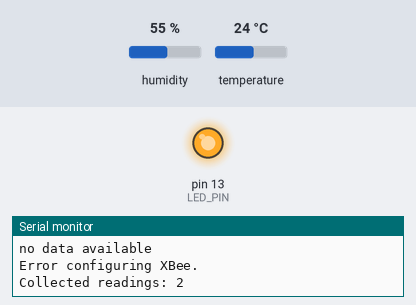
Simulated run of this sketch. Board: Arduino Uno, built with avr-gcc and run on an emulated ATmega328P. On the bench: output pins drawn as LEDs (lit = HIGH), the last lines printed to the serial monitor. Wiring (inferred from the names in the program): DHT11 sensor: data pin 4. The inputs (shaded band) are chosen by the test bench; at power-on: humidity 55 %, temperature 24 °C.

Above: at 11.51 s.
At 41.7 s:
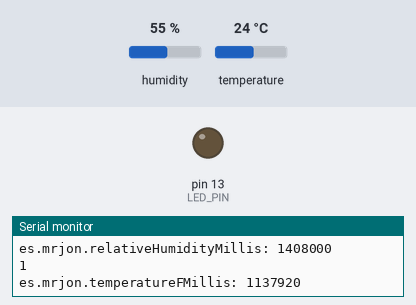
Timing chart, 0 to 89.9 s (numbered marks = the images above):
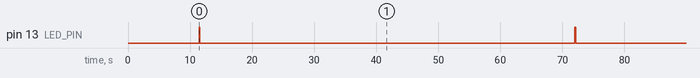

Measured:
- by itself, pin 13 (LED_PIN): alternates HIGH for 0.10 s and LOW for 60.4 s

The sketch:

xbee_node.ino
```cpp
enum Sensor {
  S_RHT03,
  S_HIH6130,
  S_MPL3115A2,
  S_HTU21D
};

struct Reading {
  String metricId;
  long value;
};

// Wiring:
//
// [1a] Temperature Sensor: HIH6130
// Wire SCA & SCL according to: http://arduino.cc/en/reference/wire
// VDD -> 5V
// GND -> Ground
//
// [1b] Temperature Sensor: RHT03
const int RHT_PIN = 4;
//
// [2] XBee
// For RX and TX, pick any pins, subject to the limitations at:
// http://arduino.cc/en/Reference/SoftwareSerial
const int XBEE_RX_PIN = 9;  // connected to TX on the XBee
const int XBEE_TX_PIN = 10;  // connected to RX on the XBee
// +5  -> 5V
// GND -> Ground

#include <Wire.h>
#include <SoftwareSerial.h>
#include "MPL3115A2.h"
#include "HTU21D.h"

const int REPORTER_ID = 0x0003;
const Sensor SENSOR_TYPE = S_RHT03;


const int LED_PIN = 13;

const int NONE = 0;
const int SOME = 1;
const int ALL  = 2;

const int debug = SOME;

SoftwareSerial xbee = SoftwareSerial(XBEE_RX_PIN, XBEE_TX_PIN);

MPL3115A2 pressureSensor;
HTU21D htu21dSensor;

void setup() {
  pinMode(LED_PIN, OUTPUT);

  Serial.begin(9600);
  xbee.begin(9600);

  switch (SENSOR_TYPE) {
  case S_MPL3115A2:
    pressureSensor.begin();
    pressureSensor.setModeBarometer();
    pressureSensor.setOversampleRate(7); // Set Oversample to the recommended 128
    pressureSensor.enableEventFlags();
    break;
  case S_HTU21D:
    htu21dSensor.begin();
    break;
  case S_HIH6130:
  case S_RHT03:
    Wire.begin();
    break;
  }

  xbee.listen();

  // TODO(mrjones): pick a more thought-out time?
  delay(5000);

  if (!xbeeSetup()) {
    Serial.println("Error configuring XBee.");
  }
}

void blink(int count, int howLongMs) {
  for (int i = 0; i < count; i++) {
    digitalWrite(LED_PIN, HIGH);
    delay(howLongMs);
    digitalWrite(LED_PIN, LOW);
    delay(howLongMs);
  }
}

void loop() {
  String errorMessage = "<not set>";

  int collected;
  struct Reading readings[2];

  switch (SENSOR_TYPE) {
  case S_HIH6130:
    collected = fetchDataHIH6130(2, (struct Reading*)&readings);
    break;
  case S_RHT03:
    collected = fetchDataRHT03(2, (struct Reading*)&readings, &errorMessage);
    break;
  case S_MPL3115A2:
    collected = fetchDataMpl3115a2(2, (struct Reading*)&readings);
    break;
  case S_HTU21D:
    collected = fetchDataHtu21d(2, (struct Reading*)&readings);
  }

  Serial.print("Collected readings: ");
  Serial.println(collected);

  blink(1, 100);
  if (collected > 0) {
    xbeeSendVarUint((unsigned long)1);  // protocol version id
    xbeeSendVarUint((unsigned long)3);  // method id
    xbeeSendVarUint((unsigned long)REPORTER_ID); // reporter ID
    xbeeSendVarUint((unsigned long)collected);  // num metrics
    for (int i = 0; i < collected; i++) {
      Serial.println(i);
      xbeeSendString(readings[i].metricId);
      xbeeSendVarUint(readings[i].value);
      Serial.print(readings[i].metricId);
      Serial.print(": ");
      Serial.println(readings[i].value);
    }
  } else {
    blink(2, 500);
    Serial.println("Unable to fetch sensor data");

    xbeeSendVarUint((unsigned long)1);  // protocol version id
    xbeeSendVarUint((unsigned long)4);  // method id
    xbeeSendVarUint((unsigned long)REPORTER_ID); // reporter ID
    xbeeSendString(errorMessage);
  }
  delay(60L * 1000);
}

// =====================================
// Temperature Sensor Functions: HIH6130
// =====================================

// See: http://www.phanderson.com/arduino/I2CCommunications.pdf
// Section 2.1 "Sensor Address"
const int SENSOR_ADDRESS = 0x27;

int fetchDataHIH6130(int maxReadings, struct Reading* readings) {
  if (maxReadings < 2) {
    Serial.println("readings buffer is not large enough");
    return 0;
  }

  if (debug >= SOME) { Serial.println("Fetching data..."); }

  // Section 2.5: Humidity and Temperature Data Fetch
  // Returns 2 14-bit numbers, and 2 status bits in this format:
  //
  // Byte 0:
  // Highest 2 bits: Status bits
  // Lowest 6 bits:  High 6 bits of humidity
  //
  // Byte 1:
  // All 8 bits: Low 8 bits of humidity
  //
  // Byte 2:
  // All 8 bits: High 8 bits of temperature
  //
  // Byte 3:
  // High 6 bits: Low 6 bits of temperature
  // Low 2 bits: unused
  const int NUM_BYTES = 4;

  Wire.beginTransmission(SENSOR_ADDRESS);
  Wire.endTransmission();

  // From Section 3.0: Measurement Cycle:
  // The measurement cycle duration is typically 36.65 ms for
  // temperature and humidity readings.
  delay(40);

  Wire.requestFrom(SENSOR_ADDRESS, NUM_BYTES);

  byte buf[NUM_BYTES];
  int i = 0;
  while (Wire.available() && i < NUM_BYTES) {
    buf[i] = Wire.read();
    if (debug >= ALL) {
      Serial.print("Read: '");
      Serial.print((int)buf[i]);
      Serial.println("'");
    }
    i++;
  }
  Wire.endTransmission();
  if (debug >= ALL) {
    Serial.print("Fetched: ");
    Serial.print(i);
    Serial.println(" bytes");
  }

  // Section 2.6: Status Bits
  boolean s1 = buf[0] >> 7;
  boolean s0 = (buf[0] >> 6) & 0x1;
  if (debug >= SOME) {
    if (s1 && s0) {
      Serial.println("Diagnostic condition");
    } else if (s1 && !s0) {
      Serial.println("Device in command mode");
    } else if (!s1 && s0) {
      Serial.println("stale data");
    } else if (!s1 && !s0) {
      Serial.println("Normal");
    } else {
      Serial.println("WTF??");
    }
  }

  if (s0 || s1) {
    return 0;
  }

  unsigned int humidityReading = ((unsigned int)(buf[0] & 0x3F) << 8) | buf[1];
  unsigned int tempReading = ((unsigned int)buf[2] << 6) | ((buf[3] & 0xFC) >> 2);

  const unsigned int denom = (1 << 14) - 1;
  // Section 4.0 Calculation of the Humidity from the Digital Output
  if (debug >= SOME) {
    Serial.println("Humidity reading: ");
    Serial.println(humidityReading);
  }
  readings[0].value = (double)1000 * 100 * ((double)humidityReading / denom);
  readings[0].metricId = "es.mrjon.relativeHumidityMillis";

  // Section 5.0 Calculation of Optional Temperature from the Digital Output
  if (debug >= SOME) {
    Serial.println("Temp reading (F): ");
    Serial.println(tempReading);
  }
  double tempC = ((double)tempReading / denom) * 165 - 40;
  readings[1].value = 1000 * ((tempC * 9) / 5 + 32);
  readings[1].metricId = "es.mrjon.temperatureFMillis";

  return 2;
}

// =====================================
// Temperature Sensor Functions: RHT03
// =====================================

const int RHT_PAYLOAD_SIZE_BYTES = 5;
// Each payload bit requires two transitions: going low, and then going high
// Additionally, there is one high/low cycle to begin the protocol, and the
// protocol terminates by going into the low state.
const int RHT_EXPECTED_TRANSITIONS = (8 * RHT_PAYLOAD_SIZE_BYTES) * 2 + 3;
const int RHT_TIMEOUT_US = 255;
const int RHT_THRESHOLD_US = 40;

int fetchDataRHT03(int maxReadings, struct Reading* readings, String* errorMessage) {
  if (maxReadings < 2) {
    Serial.println("readings buffer is not large enough");
    return 0;
  }

  /**
   ** Signal that we're ready to read data
   **/
  int usInStateHistory[RHT_EXPECTED_TRANSITIONS];
  int actualTransitions = 0;

  pinMode(RHT_PIN, INPUT);
  digitalWrite(RHT_PIN, HIGH);
  delay(250);

  // Pull low for 1-10ms (or >500us depending on doc)
  pinMode(RHT_PIN, OUTPUT);
  digitalWrite(RHT_PIN, LOW);
  delay(10);

  // Pull low for 20-40us
  digitalWrite(RHT_PIN, HIGH);
  delayMicroseconds(40);

  /**
   ** Read from sensor
   **/
  pinMode(RHT_PIN, INPUT);
  uint8_t prevstate = digitalRead(RHT_PIN);
  uint8_t curstate = prevstate;

  boolean timedout = false;
  unsigned long lastRead = -1;
  unsigned long stateBeginTimestamp = micros();

  // Leave room to read a few extra bits.  In the normal case we'll timeout
  // and not fill any of these bits.  However, if something is wrong, we'll
  // detect below that we observed too many transitions and bail out.
  const int MARGIN_FOR_ERROR = 5;

  for (int i = 0; i < RHT_EXPECTED_TRANSITIONS + MARGIN_FOR_ERROR; i++) {
    int count = 0;
    unsigned long usInState = 0;
    while (curstate == prevstate) {
      curstate = digitalRead(RHT_PIN);
//      Serial.println(curstate);
      lastRead = micros();
      ++count;
      usInState = lastRead - stateBeginTimestamp;
      if (usInState >= RHT_TIMEOUT_US) {
        timedout = true;
        break;
      }
    }

    if (timedout) {
      break;
    }

    stateBeginTimestamp = lastRead;
    prevstate = curstate;
    actualTransitions++;

    if (i < RHT_EXPECTED_TRANSITIONS) {
      // usInStateHistory only stores 'EXPECTED_TRANSITIONS' elements
      usInStateHistory[i] = usInState;
    }
  }

  if (actualTransitions != RHT_EXPECTED_TRANSITIONS) {
    Serial.print("Didn't get the right number of points: ");
    Serial.println(actualTransitions);
    *errorMessage = "Didn't get enough bits from sensor.";
    return 0;
  }

  /**
   ** Parse and validate payload
   **/
  uint8_t payload[RHT_PAYLOAD_SIZE_BYTES];
  for (int b = 0; b < RHT_PAYLOAD_SIZE_BYTES; b++) {
    payload[b] = 0;
    for (int i = 0; i < 8; i++) {
      payload[b] <<= 1;
      if (usInStateHistory[2 + 2 * (8 * b + i) + 1] > RHT_THRESHOLD_US) {
        payload[b] |= 1;
      }
    }
  }

  uint8_t expectedSum = payload[0] + payload[1] + payload[2] + payload[3];

  if (expectedSum != payload[4]) {
    Serial.println("Checksum: BAD");
    *errorMessage = "Bad checksum";
    return 0;
  } else {
    if (debug >= ALL) {
      Serial.println("Checksum: OK");
    }
  }

  unsigned int h = ((unsigned int)payload[0] << 8) + payload[1];
  unsigned int tc = ((unsigned int)payload[2] << 8) + payload[3];


  readings[0].value = 1000 * (h / 10.0);
  readings[0].metricId = "es.mrjon.relativeHumidityMillis";
  readings[1].value = 1000 * ((tc / 10.0) * 9 / 5 + 32);
  readings[1].metricId = "es.mrjon.temperatureFMillis";

  return 2;
}

// =======================================
// Temperature Sensor Functions: MPL3115A2
// =======================================

int fetchDataMpl3115a2(int maxReadings, struct Reading* readings) {
  if (maxReadings < 1) {
    return 0;
  }

  float pressurePascals = pressureSensor.readPressure();

  readings[0].value = 1000 * pressurePascals;
  readings[0].metricId = "es.mrjon.pressureMilliPascals";

  return 1;
}

// ====================================
// Temperature Sensor Functions: HTU21D
// =====================================

int fetchDataHtu21d(int maxReadings, struct Reading* readings) {
  if (maxReadings < 2) {
    return 0;
  }

  float temperatureC = htu21dSensor.readTemperature();
  float relativeHumidity = htu21dSensor.readHumidity();

  readings[0].value = 1000 * (temperatureC * 9 / 5 + 32);
  readings[0].metricId = "es.mrjon.temperatureFMillis";
  readings[1].value = 1000 * relativeHumidity;
  readings[1].metricId = "es.mrjon.relativeHumidityMillis";

  return 2;
}

// =====================================
// XBee Functions
// =====================================

void xbeeSendVarUint(unsigned long val) {
  int width = 1;
  if (val > pow(2, 24) - 1) {
    width = 4;
  } else if (val > pow(2, 16) - 1) {
    width = 3;
  } else if (val > pow(2, 8) - 1) {
    width = 2;
  }

  byte data[width + 1];
  data[0] = width;
  for (int i = 0; i < width; i++) {
    data[i + 1] = val & 0xFF;  // TODO: decide endianness
    val = val >> 8;
  }

  xbee.write(data, width + 1);
}

void xbeeSendString(String s) {
  int length = s.length();


  byte data[length];
  for (int i = 0; i < length; i++) {
    data[i] = s.charAt(i);
  }

  xbeeSendVarUint(length);
  xbee.write(data, length);
}

void xbeeSendFixedU32(unsigned long val) {
  if (debug >= SOME) {
    Serial.print("Sending fixed 32 '");
    Serial.print(val);
    Serial.println("'");
  }

  byte data[4];
  for (int i = 0; i < 4; ++i) {
    data[i] = val & 0xFF;
    val = val >> 8;
  }

  xbee.write(data, 4);
}

void xbeeSend(String s) {
  if (debug >= SOME) {
    Serial.print("Sending '");
    Serial.print(s);
    Serial.println("'");
  }
  xbee.print(s);
}

void xbeeWaitForData() {
  int deadline_msec = 5 * 1000;

  while (deadline_msec > 0 && !xbee.available()) {
    delay(100);
    deadline_msec -= 100;
  }
}

bool xbeeIsOk() {
  xbeeWaitForData();

  if (!xbee.available()) {
    if (debug >= SOME) {
      Serial.println("no data available");
    }
    return false;
  }

  // TODO(mrjones): tidy up
  char c;
  c = (char)xbee.read();
  if (c != 'O') {
    if (debug >= SOME) {
      Serial.print("Instead of 'O' got: ");
      Serial.println(c);
    }
    return false;
  }

  c = (char)xbee.read();
  if (c != 'K') {
    if (debug >= SOME) {
      Serial.print("Instead of 'K' got: ");
      Serial.println(c);
    }
    return false;
  }

  c = (char)xbee.read();
  if (c != '\r') {
    if (debug >= SOME) {
      Serial.print("Instead of '\r' got: ");
      Serial.println(c);
    }
    return false;
  }

  if (xbee.available()) {
    if (debug >= SOME) {
      Serial.println("still available");
    }
    return false;
  }

  if (debug >= ALL) {
    Serial.println("OK");
  }
  return true;
}

bool enterCommandMode() {
  delay(1200);
  xbeeSend("+++");

  return xbeeIsOk();
}

bool xbeeSetup() {
  if (!enterCommandMode()) {
    return false;
  }

  xbeeSend("ATID1983\r");
  if (!xbeeIsOk()) {
     return false;
  }

  xbeeSend("ATMY1111\r");
  if (!xbeeIsOk()) {
    return false;
  }

  xbeeSend("ATDL5678\r");
  if (!xbeeIsOk()) {
    return false;
  }

  xbeeSend("ATDH0\r");
  if (!xbeeIsOk()) {
    return false;
  }

  xbeeSend("ATWR\r");
  if (!xbeeIsOk()) {
    return false;
  }

  xbeeSend("ATCN\r");
  if (!xbeeIsOk()) {
    return false;
  }

  if (debug >= SOME) {
    Serial.println("Atid is set");
  }
  return true;
}
```

HTU21D.h
```cpp
// (licence header left out)
#if defined(ARDUINO) && ARDUINO >= 100
 #include "Arduino.h"
#else
 #include "WProgram.h"
#endif

#include <Wire.h>

#define HTDU21D_ADDRESS 0x40  //Unshifted 7-bit I2C address for the sensor

#define TRIGGER_TEMP_MEASURE_HOLD  0xE3
#define TRIGGER_HUMD_MEASURE_HOLD  0xE5
#define TRIGGER_TEMP_MEASURE_NOHOLD  0xF3
#define TRIGGER_HUMD_MEASURE_NOHOLD  0xF5
#define WRITE_USER_REG  0xE6
#define READ_USER_REG  0xE7
#define SOFT_RESET  0xFE

class HTU21D {

public:
  HTU21D();

  //Public Functions
  void begin();
  float readHumidity(void);
  float readTemperature(void);
  void setResolution(byte resBits);

  //Public Variables

private:
  //Private Functions

  byte read_user_register(void);
  byte check_crc(uint16_t message_from_sensor, uint8_t check_value_from_sensor);

  //Private Variables

};
```

MPL3115A2.h
```cpp
// (licence header left out)
#if defined(ARDUINO) && ARDUINO >= 100
 #include "Arduino.h"
#else
 #include "WProgram.h"
#endif

#include <Wire.h>

#define MPL3115A2_ADDRESS 0x60 // Unshifted 7-bit I2C address for sensor

#define STATUS     0x00
#define OUT_P_MSB  0x01
#define OUT_P_CSB  0x02
#define OUT_P_LSB  0x03
#define OUT_T_MSB  0x04
#define OUT_T_LSB  0x05
#define DR_STATUS  0x06
#define OUT_P_DELTA_MSB  0x07
#define OUT_P_DELTA_CSB  0x08
#define OUT_P_DELTA_LSB  0x09
#define OUT_T_DELTA_MSB  0x0A
#define OUT_T_DELTA_LSB  0x0B
#define WHO_AM_I   0x0C
#define F_STATUS   0x0D
#define F_DATA     0x0E
#define F_SETUP    0x0F
#define TIME_DLY   0x10
#define SYSMOD     0x11
#define INT_SOURCE 0x12
#define PT_DATA_CFG 0x13
#define BAR_IN_MSB 0x14
#define BAR_IN_LSB 0x15
#define P_TGT_MSB  0x16
#define P_TGT_LSB  0x17
#define T_TGT      0x18
#define P_WND_MSB  0x19
#define P_WND_LSB  0x1A
#define T_WND      0x1B
#define P_MIN_MSB  0x1C
#define P_MIN_CSB  0x1D
#define P_MIN_LSB  0x1E
#define T_MIN_MSB  0x1F
#define T_MIN_LSB  0x20
#define P_MAX_MSB  0x21
#define P_MAX_CSB  0x22
#define P_MAX_LSB  0x23
#define T_MAX_MSB  0x24
#define T_MAX_LSB  0x25
#define CTRL_REG1  0x26
#define CTRL_REG2  0x27
#define CTRL_REG3  0x28
#define CTRL_REG4  0x29
#define CTRL_REG5  0x2A
#define OFF_P      0x2B
#define OFF_T      0x2C
#define OFF_H      0x2D

class MPL3115A2 {

public:
  MPL3115A2();

  //Public Functions
  void begin(); // Gets sensor on the I2C bus.
  float readAltitude(); // Returns float with meters above sealevel. Ex: 1638.94
  float readAltitudeFt(); // Returns float with feet above sealevel. Ex: 5376.68
  float readPressure(); // Returns float with barometric pressure in Pa. Ex: 83351.25
  float readTemp(); // Returns float with current temperature in Celsius. Ex: 23.37
  float readTempF(); // Returns float with current temperature in Fahrenheit. Ex: 73.96
  void setModeBarometer(); // Puts the sensor into Pascal measurement mode.
  void setModeAltimeter(); // Puts the sensor into altimetery mode.
  void setModeStandby(); // Puts the sensor into Standby mode. Required when changing CTRL1 register.
  void setModeActive(); // Start taking measurements!
  void setOversampleRate(byte); // Sets the # of samples from 1 to 128. See datasheet.
  void enableEventFlags(); // Sets the fundamental event flags. Required during setup.

  //Public Variables

private:
  //Private Functions

  void toggleOneShot();
  byte IIC_Read(byte regAddr);
  void IIC_Write(byte regAddr, byte value);

  //Private Variables

};
```

Source omitted: HTU21D.cpp (7192 bytes), MPL3115A2.cpp (9653 bytes)
